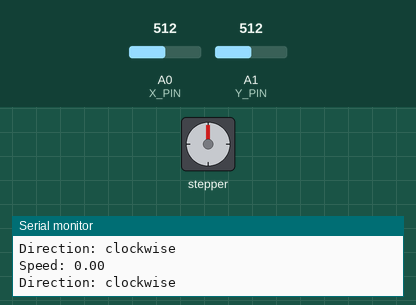
This sketch was run on a simulated Arduino Uno, built with avr-gcc and run on an emulated ATmega328P. Shown: stepper motor, the last lines printed to the serial monitor. Inputs (shaded band) come from the test bench; at power-on: A1 (Y_PIN) = 512, A0 (X_PIN) = 512. Stepper angles assume 2048 steps per turn.

Above: at 1.2 s.
1.3 s: A1 (Y_PIN) set to 482
2.9 s: A1 (Y_PIN) set to 451
At 4.84 s:
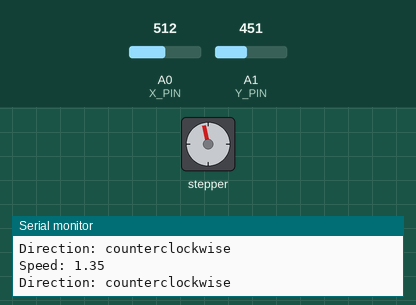
5.9 s: A0 (X_PIN) set to 900
At 6.93 s:
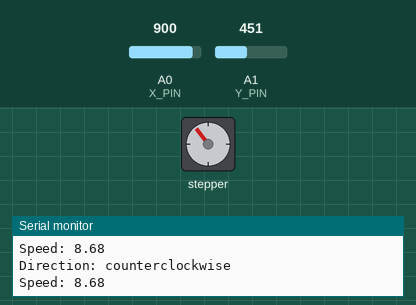
8.9 s: A0 (X_PIN) set to 925
At 9.36 s:
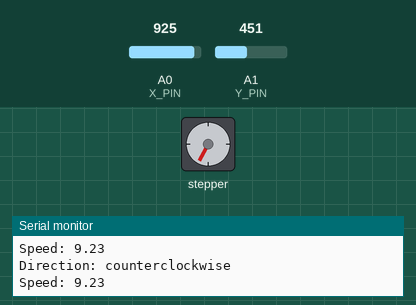
11.9 s: A0 (X_PIN) set to 950
At 12.17 s:
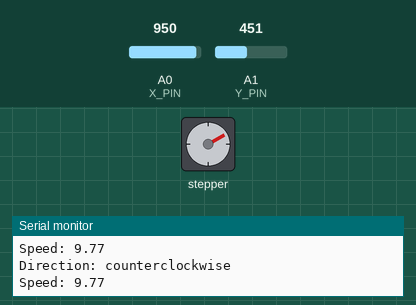
14.9 s: A0 (X_PIN) set to 970
Timing chart, 0 to 18.9 s (numbered marks = the images above; inputs shaded):
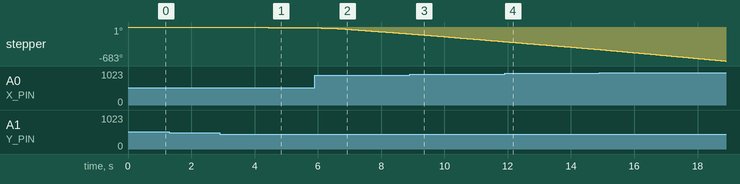

Measured:
- the behaviour switches between 467 and 466 on A1 (Y_PIN) (found by bisection; images 0 and 1)
- the behaviour switches between 914 and 915 on A0 (X_PIN) (found by bisection; images 2 and 3)
- after the input at 2.9 s, stepper: keeps turning counter-clockwise at about 6°/s, starting at once

The sketch:

joystick_control.ino
```cpp
#include <Stepper.h>

const uint8_t X_PIN = A0;
const uint8_t Y_PIN = A1;

const int MAX_STEPS = 2048;

Stepper motor(MAX_STEPS, 11, 9, 10, 8);

int sign(float x) {
  if (x == 0) return 1;
  else return x / fabs(x);
}

void setup() {
  Serial.begin(9600);
}

void loop() {
  float x_val = analogRead(X_PIN) - 512;
  float y_val = analogRead(Y_PIN) - 512;

  float mag = sqrt(pow(x_val, 2) + pow(y_val, 2));
  float dir = atan2(y_val, x_val);

  float speed = (mag / (512. * sqrt(2))) * 16.;
  float direction = sign(dir);

  if (speed > 1) {
    motor.setSpeed(speed);
    motor.step(direction * MAX_STEPS / 100.);
  }

  Serial.print("Speed: ");
  Serial.println(speed);

  Serial.print("Direction: ");
  Serial.println((direction < 0 ? "counterclockwise" : "clockwise"));
}
```
